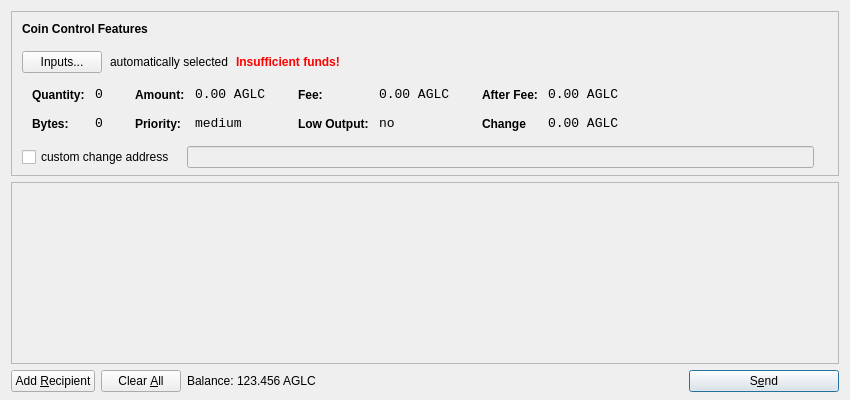
<?xml version="1.0" encoding="UTF-8"?>
<ui version="4.0">
 <class>SendCoinsDialog</class>
 <widget class="QDialog" name="SendCoinsDialog">
  <property name="geometry">
   <rect>
    <x>0</x>
    <y>0</y>
    <width>850</width>
    <height>400</height>
   </rect>
  </property>
  <property name="windowTitle">
   <string>Send Coins</string>
  </property>
  <layout class="QVBoxLayout" name="verticalLayout" stretch="0,1,0">
   <property name="bottomMargin">
    <number>8</number>
   </property>
   <item>
    <widget class="QFrame" name="frameCoinControl">
     <property name="sizePolicy">
      <sizepolicy hsizetype="Expanding" vsizetype="Expanding">
       <horstretch>0</horstretch>
       <verstretch>0</verstretch>
      </sizepolicy>
     </property>
     <property name="maximumSize">
      <size>
       <width>16777215</width>
       <height>16777215</height>
      </size>
     </property>
     <property name="frameShape">
      <enum>QFrame::StyledPanel</enum>
     </property>
     <property name="frameShadow">
      <enum>QFrame::Sunken</enum>
     </property>
     <layout class="QVBoxLayout" name="verticalLayoutCoinControl2">
      <property name="spacing">
       <number>6</number>
      </property>
      <property name="leftMargin">
       <number>0</number>
      </property>
      <property name="topMargin">
       <number>0</number>
      </property>
      <property name="rightMargin">
       <number>0</number>
      </property>
      <property name="bottomMargin">
       <number>6</number>
      </property>
      <item>
       <layout class="QVBoxLayout" name="verticalLayoutCoinControl" stretch="0,0,0,0,1">
        <property name="spacing">
         <number>0</number>
        </property>
        <property name="leftMargin">
         <number>10</number>
        </property>
        <property name="topMargin">
         <number>10</number>
        </property>
        <item>
         <layout class="QHBoxLayout" name="horizontalLayoutCoinControl1">
          <property name="bottomMargin">
           <number>15</number>
          </property>
          <item>
           <widget class="QLabel" name="labelCoinControlFeatures">
            <property name="sizePolicy">
             <sizepolicy hsizetype="Preferred" vsizetype="Maximum">
              <horstretch>0</horstretch>
              <verstretch>0</verstretch>
             </sizepolicy>
            </property>
            <property name="font">
             <font>
              <weight>75</weight>
              <bold>true</bold>
             </font>
            </property>
            <property name="styleSheet">
             <string notr="true">font-weight:bold;</string>
            </property>
            <property name="text">
             <string>Coin Control Features</string>
            </property>
           </widget>
          </item>
         </layout>
        </item>
        <item>
         <layout class="QHBoxLayout" name="horizontalLayoutCoinControl2" stretch="0,0,0,0">
          <property name="spacing">
           <number>8</number>
          </property>
          <property name="bottomMargin">
           <number>10</number>
          </property>
          <item>
           <widget class="QPushButton" name="pushButtonCoinControl">
            <property name="styleSheet">
             <string notr="true"/>
            </property>
            <property name="text">
             <string>Inputs...</string>
            </property>
           </widget>
          </item>
          <item>
           <widget class="QLabel" name="labelCoinControlAutomaticallySelected">
            <property name="text">
             <string>automatically selected</string>
            </property>
            <property name="margin">
             <number>5</number>
            </property>
           </widget>
          </item>
          <item>
           <widget class="QLabel" name="labelCoinControlInsuffFunds">
            <property name="font">
             <font>
              <weight>75</weight>
              <bold>true</bold>
             </font>
            </property>
            <property name="styleSheet">
             <string notr="true">color:red;font-weight:bold;</string>
            </property>
            <property name="text">
             <string>Insufficient funds!</string>
            </property>
            <property name="margin">
             <number>5</number>
            </property>
           </widget>
          </item>
          <item>
           <spacer name="horizontalSpacerCoinControl">
            <property name="orientation">
             <enum>Qt::Horizontal</enum>
            </property>
            <property name="sizeHint" stdset="0">
             <size>
              <width>40</width>
              <height>1</height>
             </size>
            </property>
           </spacer>
          </item>
         </layout>
        </item>
        <item>
         <widget class="QWidget" name="widgetCoinControl" native="true">
          <property name="sizePolicy">
           <sizepolicy hsizetype="Preferred" vsizetype="Preferred">
            <horstretch>0</horstretch>
            <verstretch>0</verstretch>
           </sizepolicy>
          </property>
          <property name="minimumSize">
           <size>
            <width>0</width>
            <height>0</height>
           </size>
          </property>
          <property name="styleSheet">
           <string notr="true"/>
          </property>
          <layout class="QHBoxLayout" name="horizontalLayoutCoinControl5">
           <property name="margin">
            <number>0</number>
           </property>
           <item>
            <layout class="QHBoxLayout" name="horizontalLayoutCoinControl3" stretch="0,0,0,1">
             <property name="spacing">
              <number>20</number>
             </property>
             <property name="topMargin">
              <number>0</number>
             </property>
             <property name="bottomMargin">
              <number>10</number>
             </property>
             <item>
              <layout class="QFormLayout" name="formLayoutCoinControl1">
               <property name="horizontalSpacing">
                <number>10</number>
               </property>
               <property name="verticalSpacing">
                <number>14</number>
               </property>
               <property name="leftMargin">
                <number>10</number>
               </property>
               <property name="topMargin">
                <number>4</number>
               </property>
               <property name="rightMargin">
                <number>6</number>
               </property>
               <item row="0" column="0">
                <widget class="QLabel" name="labelCoinControlQuantityText">
                 <property name="styleSheet">
                  <string notr="true">font-weight:bold;</string>
                 </property>
                 <property name="text">
                  <string>Quantity:</string>
                 </property>
                 <property name="margin">
                  <number>0</number>
                 </property>
                </widget>
               </item>
               <item row="0" column="1">
                <widget class="QLabel" name="labelCoinControlQuantity">
                 <property name="font">
                  <font>
                   <family>Monospace</family>
                   <pointsize>10</pointsize>
                  </font>
                 </property>
                 <property name="cursor">
                  <cursorShape>IBeamCursor</cursorShape>
                 </property>
                 <property name="contextMenuPolicy">
                  <enum>Qt::ActionsContextMenu</enum>
                 </property>
                 <property name="text">
                  <string>0</string>
                 </property>
                 <property name="margin">
                  <number>0</number>
                 </property>
                 <property name="textInteractionFlags">
                  <set>Qt::LinksAccessibleByMouse|Qt::TextSelectableByKeyboard|Qt::TextSelectableByMouse</set>
                 </property>
                </widget>
               </item>
               <item row="1" column="0">
                <widget class="QLabel" name="labelCoinControlBytesText">
                 <property name="styleSheet">
                  <string notr="true">font-weight:bold;</string>
                 </property>
                 <property name="text">
                  <string>Bytes:</string>
                 </property>
                </widget>
               </item>
               <item row="1" column="1">
                <widget class="QLabel" name="labelCoinControlBytes">
                 <property name="font">
                  <font>
                   <family>Monospace</family>
                   <pointsize>10</pointsize>
                  </font>
                 </property>
                 <property name="cursor">
                  <cursorShape>IBeamCursor</cursorShape>
                 </property>
                 <property name="contextMenuPolicy">
                  <enum>Qt::ActionsContextMenu</enum>
                 </property>
                 <property name="text">
                  <string>0</string>
                 </property>
                 <property name="textInteractionFlags">
                  <set>Qt::LinksAccessibleByMouse|Qt::TextSelectableByKeyboard|Qt::TextSelectableByMouse</set>
                 </property>
                </widget>
               </item>
              </layout>
             </item>
             <item>
              <layout class="QFormLayout" name="formLayoutCoinControl2">
               <property name="horizontalSpacing">
                <number>10</number>
               </property>
               <property name="verticalSpacing">
                <number>14</number>
               </property>
               <property name="leftMargin">
                <number>6</number>
               </property>
               <property name="topMargin">
                <number>4</number>
               </property>
               <property name="rightMargin">
                <number>6</number>
               </property>
               <item row="0" column="0">
                <widget class="QLabel" name="labelCoinControlAmountText">
                 <property name="styleSheet">
                  <string notr="true">font-weight:bold;</string>
                 </property>
                 <property name="text">
                  <string>Amount:</string>
                 </property>
                 <property name="margin">
                  <number>0</number>
                 </property>
                </widget>
               </item>
               <item row="0" column="1">
                <widget class="QLabel" name="labelCoinControlAmount">
                 <property name="font">
                  <font>
                   <family>Monospace</family>
                   <pointsize>10</pointsize>
                  </font>
                 </property>
                 <property name="cursor">
                  <cursorShape>IBeamCursor</cursorShape>
                 </property>
                 <property name="contextMenuPolicy">
                  <enum>Qt::ActionsContextMenu</enum>
                 </property>
                 <property name="text">
                  <string>0.00 AGLC</string>
                 </property>
                 <property name="textInteractionFlags">
                  <set>Qt::LinksAccessibleByMouse|Qt::TextSelectableByKeyboard|Qt::TextSelectableByMouse</set>
                 </property>
                </widget>
               </item>
               <item row="1" column="0">
                <widget class="QLabel" name="labelCoinControlPriorityText">
                 <property name="styleSheet">
                  <string notr="true">font-weight:bold;</string>
                 </property>
                 <property name="text">
                  <string>Priority:</string>
                 </property>
                </widget>
               </item>
               <item row="1" column="1">
                <widget class="QLabel" name="labelCoinControlPriority">
                 <property name="font">
                  <font>
                   <family>Monospace</family>
                   <pointsize>10</pointsize>
                  </font>
                 </property>
                 <property name="cursor">
                  <cursorShape>IBeamCursor</cursorShape>
                 </property>
                 <property name="contextMenuPolicy">
                  <enum>Qt::ActionsContextMenu</enum>
                 </property>
                 <property name="text">
                  <string>medium</string>
                 </property>
                 <property name="textInteractionFlags">
                  <set>Qt::LinksAccessibleByMouse|Qt::TextSelectableByKeyboard|Qt::TextSelectableByMouse</set>
                 </property>
                </widget>
               </item>
              </layout>
             </item>
             <item>
              <layout class="QFormLayout" name="formLayoutCoinControl3">
               <property name="horizontalSpacing">
                <number>10</number>
               </property>
               <property name="verticalSpacing">
                <number>14</number>
               </property>
               <property name="leftMargin">
                <number>6</number>
               </property>
               <property name="topMargin">
                <number>4</number>
               </property>
               <property name="rightMargin">
                <number>6</number>
               </property>
               <item row="0" column="0">
                <widget class="QLabel" name="labelCoinControlFeeText">
                 <property name="styleSheet">
                  <string notr="true">font-weight:bold;</string>
                 </property>
                 <property name="text">
                  <string>Fee:</string>
                 </property>
                 <property name="margin">
                  <number>0</number>
                 </property>
                </widget>
               </item>
               <item row="0" column="1">
                <widget class="QLabel" name="labelCoinControlFee">
                 <property name="font">
                  <font>
                   <family>Monospace</family>
                   <pointsize>10</pointsize>
                  </font>
                 </property>
                 <property name="cursor">
                  <cursorShape>IBeamCursor</cursorShape>
                 </property>
                 <property name="contextMenuPolicy">
                  <enum>Qt::ActionsContextMenu</enum>
                 </property>
                 <property name="text">
                  <string>0.00 AGLC</string>
                 </property>
                 <property name="textInteractionFlags">
                  <set>Qt::LinksAccessibleByMouse|Qt::TextSelectableByKeyboard|Qt::TextSelectableByMouse</set>
                 </property>
                </widget>
               </item>
               <item row="1" column="0">
                <widget class="QLabel" name="labelCoinControlLowOutputText">
                 <property name="styleSheet">
                  <string notr="true">font-weight:bold;</string>
                 </property>
                 <property name="text">
                  <string>Low Output:</string>
                 </property>
                </widget>
               </item>
               <item row="1" column="1">
                <widget class="QLabel" name="labelCoinControlLowOutput">
                 <property name="font">
                  <font>
                   <family>Monospace</family>
                   <pointsize>10</pointsize>
                  </font>
                 </property>
                 <property name="cursor">
                  <cursorShape>IBeamCursor</cursorShape>
                 </property>
                 <property name="contextMenuPolicy">
                  <enum>Qt::ActionsContextMenu</enum>
                 </property>
                 <property name="text">
                  <string>no</string>
                 </property>
                 <property name="textInteractionFlags">
                  <set>Qt::LinksAccessibleByMouse|Qt::TextSelectableByKeyboard|Qt::TextSelectableByMouse</set>
                 </property>
                </widget>
               </item>
              </layout>
             </item>
             <item>
              <layout class="QFormLayout" name="formLayoutCoinControl4">
               <property name="horizontalSpacing">
                <number>10</number>
               </property>
               <property name="verticalSpacing">
                <number>14</number>
               </property>
               <property name="leftMargin">
                <number>6</number>
               </property>
               <property name="topMargin">
                <number>4</number>
               </property>
               <property name="rightMargin">
                <number>6</number>
               </property>
               <item row="0" column="0">
                <widget class="QLabel" name="labelCoinControlAfterFeeText">
                 <property name="styleSheet">
                  <string notr="true">font-weight:bold;</string>
                 </property>
                 <property name="text">
                  <string>After Fee:</string>
                 </property>
                 <property name="margin">
                  <number>0</number>
                 </property>
                </widget>
               </item>
               <item row="0" column="1">
                <widget class="QLabel" name="labelCoinControlAfterFee">
                 <property name="font">
                  <font>
                   <family>Monospace</family>
                   <pointsize>10</pointsize>
                  </font>
                 </property>
                 <property name="cursor">
                  <cursorShape>IBeamCursor</cursorShape>
                 </property>
                 <property name="contextMenuPolicy">
                  <enum>Qt::ActionsContextMenu</enum>
                 </property>
                 <property name="text">
                  <string>0.00 AGLC</string>
                 </property>
                 <property name="textInteractionFlags">
                  <set>Qt::LinksAccessibleByMouse|Qt::TextSelectableByKeyboard|Qt::TextSelectableByMouse</set>
                 </property>
                </widget>
               </item>
               <item row="1" column="0">
                <widget class="QLabel" name="labelCoinControlChangeText">
                 <property name="styleSheet">
                  <string notr="true">font-weight:bold;</string>
                 </property>
                 <property name="text">
                  <string>Change</string>
                 </property>
                </widget>
               </item>
               <item row="1" column="1">
                <widget class="QLabel" name="labelCoinControlChange">
                 <property name="font">
                  <font>
                   <family>Monospace</family>
                   <pointsize>10</pointsize>
                  </font>
                 </property>
                 <property name="cursor">
                  <cursorShape>IBeamCursor</cursorShape>
                 </property>
                 <property name="contextMenuPolicy">
                  <enum>Qt::ActionsContextMenu</enum>
                 </property>
                 <property name="text">
                  <string>0.00 AGLC</string>
                 </property>
                 <property name="textInteractionFlags">
                  <set>Qt::LinksAccessibleByMouse|Qt::TextSelectableByKeyboard|Qt::TextSelectableByMouse</set>
                 </property>
                </widget>
               </item>
              </layout>
             </item>
            </layout>
           </item>
          </layout>
         </widget>
        </item>
        <item>
         <layout class="QHBoxLayout" name="horizontalLayoutCoinControl4" stretch="0,0,0">
          <property name="spacing">
           <number>12</number>
          </property>
          <property name="sizeConstraint">
           <enum>QLayout::SetDefaultConstraint</enum>
          </property>
          <property name="topMargin">
           <number>5</number>
          </property>
          <property name="rightMargin">
           <number>5</number>
          </property>
          <item>
           <widget class="QCheckBox" name="checkBoxCoinControlChange">
            <property name="text">
             <string>custom change address</string>
            </property>
           </widget>
          </item>
          <item>
           <widget class="QLineEdit" name="lineEditCoinControlChange">
            <property name="enabled">
             <bool>false</bool>
            </property>
            <property name="sizePolicy">
             <sizepolicy hsizetype="Expanding" vsizetype="Fixed">
              <horstretch>0</horstretch>
              <verstretch>0</verstretch>
             </sizepolicy>
            </property>
           </widget>
          </item>
          <item>
           <widget class="QLabel" name="labelCoinControlChangeLabel">
            <property name="sizePolicy">
             <sizepolicy hsizetype="Preferred" vsizetype="Expanding">
              <horstretch>0</horstretch>
              <verstretch>0</verstretch>
             </sizepolicy>
            </property>
            <property name="minimumSize">
             <size>
              <width>0</width>
              <height>0</height>
             </size>
            </property>
            <property name="text">
             <string/>
            </property>
            <property name="margin">
             <number>3</number>
            </property>
           </widget>
          </item>
         </layout>
        </item>
        <item>
         <spacer name="verticalSpacerCoinControl">
          <property name="orientation">
           <enum>Qt::Vertical</enum>
          </property>
          <property name="sizeHint" stdset="0">
           <size>
            <width>800</width>
            <height>1</height>
           </size>
          </property>
         </spacer>
        </item>
       </layout>
      </item>
     </layout>
    </widget>
   </item>
   <item>
    <widget class="QScrollArea" name="scrollArea">
     <property name="widgetResizable">
      <bool>true</bool>
     </property>
     <widget class="QWidget" name="scrollAreaWidgetContents">
      <property name="geometry">
       <rect>
        <x>0</x>
        <y>0</y>
        <width>830</width>
        <height>162</height>
       </rect>
      </property>
      <layout class="QVBoxLayout" name="verticalLayout_2">
       <property name="margin">
        <number>0</number>
       </property>
       <item>
        <layout class="QVBoxLayout" name="entries">
         <property name="spacing">
          <number>6</number>
         </property>
        </layout>
       </item>
       <item>
        <spacer name="verticalSpacer">
         <property name="orientation">
          <enum>Qt::Vertical</enum>
         </property>
         <property name="sizeHint" stdset="0">
          <size>
           <width>20</width>
           <height>40</height>
          </size>
         </property>
        </spacer>
       </item>
      </layout>
     </widget>
    </widget>
   </item>
   <item>
    <layout class="QHBoxLayout" name="horizontalLayout">
     <item>
      <widget class="QPushButton" name="addButton">
       <property name="toolTip">
        <string>Send to multiple recipients at once</string>
       </property>
       <property name="text">
        <string>Add &amp;Recipient</string>
       </property>
       <property name="icon">
        <iconset resource="../bitcoin.qrc">
         <normaloff>:/icons/add</normaloff>:/icons/add</iconset>
       </property>
       <property name="autoDefault">
        <bool>false</bool>
       </property>
      </widget>
     </item>
     <item>
      <widget class="QPushButton" name="clearButton">
       <property name="sizePolicy">
        <sizepolicy hsizetype="Minimum" vsizetype="Fixed">
         <horstretch>0</horstretch>
         <verstretch>0</verstretch>
        </sizepolicy>
       </property>
       <property name="toolTip">
        <string>Remove all transaction fields</string>
       </property>
       <property name="text">
        <string>Clear &amp;All</string>
       </property>
       <property name="icon">
        <iconset resource="../bitcoin.qrc">
         <normaloff>:/icons/remove</normaloff>:/icons/remove</iconset>
       </property>
       <property name="autoRepeatDelay">
        <number>300</number>
       </property>
       <property name="autoDefault">
        <bool>false</bool>
       </property>
      </widget>
     </item>
     <item>
      <layout class="QHBoxLayout" name="horizontalLayout_2">
       <property name="spacing">
        <number>3</number>
       </property>
       <item>
        <widget class="QLabel" name="label">
         <property name="sizePolicy">
          <sizepolicy hsizetype="Preferred" vsizetype="Fixed">
           <horstretch>0</horstretch>
           <verstretch>0</verstretch>
          </sizepolicy>
         </property>
         <property name="text">
          <string>Balance:</string>
         </property>
        </widget>
       </item>
       <item>
        <widget class="QLabel" name="labelBalance">
         <property name="sizePolicy">
          <sizepolicy hsizetype="Preferred" vsizetype="Fixed">
           <horstretch>0</horstretch>
           <verstretch>0</verstretch>
          </sizepolicy>
         </property>
         <property name="cursor">
          <cursorShape>IBeamCursor</cursorShape>
         </property>
         <property name="text">
          <string>123.456 AGLC</string>
         </property>
         <property name="textInteractionFlags">
          <set>Qt::LinksAccessibleByMouse|Qt::TextSelectableByKeyboard|Qt::TextSelectableByMouse</set>
         </property>
        </widget>
       </item>
      </layout>
     </item>
     <item>
      <spacer name="horizontalSpacer">
       <property name="orientation">
        <enum>Qt::Horizontal</enum>
       </property>
       <property name="sizeHint" stdset="0">
        <size>
         <width>40</width>
         <height>20</height>
        </size>
       </property>
      </spacer>
     </item>
     <item>
      <widget class="QPushButton" name="sendButton">
       <property name="minimumSize">
        <size>
         <width>150</width>
         <height>0</height>
        </size>
       </property>
       <property name="toolTip">
        <string>Confirm the send action</string>
       </property>
       <property name="text">
        <string>S&amp;end</string>
       </property>
       <property name="icon">
        <iconset resource="../bitcoin.qrc">
         <normaloff>:/icons/send</normaloff>:/icons/send</iconset>
       </property>
       <property name="default">
        <bool>true</bool>
       </property>
      </widget>
     </item>
    </layout>
   </item>
  </layout>
 </widget>
 <resources>
  <include location="../bitcoin.qrc"/>
 </resources>
 <connections/>
</ui>
